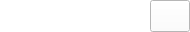
<?xml version="1.0" encoding="UTF-8"?>
<ui version="4.0">
 <class>ColorEditor</class>
 <widget class="QWidget" name="ColorEditor">
  <property name="geometry">
   <rect>
    <x>0</x>
    <y>0</y>
    <width>190</width>
    <height>32</height>
   </rect>
  </property>
  <property name="windowTitle">
   <string/>
  </property>
  <property name="styleSheet">
   <string notr="true"/>
  </property>
  <layout class="QGridLayout" name="gridLayout_2">
   <property name="leftMargin">
    <number>0</number>
   </property>
   <property name="topMargin">
    <number>0</number>
   </property>
   <property name="rightMargin">
    <number>0</number>
   </property>
   <property name="bottomMargin">
    <number>0</number>
   </property>
   <property name="spacing">
    <number>0</number>
   </property>
   <item row="0" column="0">
    <widget class="QWidget" name="widget" native="true">
     <property name="sizePolicy">
      <sizepolicy hsizetype="Preferred" vsizetype="Preferred">
       <horstretch>0</horstretch>
       <verstretch>0</verstretch>
      </sizepolicy>
     </property>
     <property name="styleSheet">
      <string notr="true">background-color: rgb(255, 255, 255);</string>
     </property>
     <layout class="QHBoxLayout" name="horizontalLayout">
      <property name="spacing">
       <number>0</number>
      </property>
      <property name="leftMargin">
       <number>0</number>
      </property>
      <property name="topMargin">
       <number>0</number>
      </property>
      <property name="rightMargin">
       <number>0</number>
      </property>
      <property name="bottomMargin">
       <number>0</number>
      </property>
      <item>
       <widget class="QLabel" name="label">
        <property name="text">
         <string/>
        </property>
        <property name="alignment">
         <set>Qt::AlignCenter</set>
        </property>
       </widget>
      </item>
      <item>
       <widget class="QPushButton" name="pushButton">
        <property name="sizePolicy">
         <sizepolicy hsizetype="Fixed" vsizetype="Preferred">
          <horstretch>0</horstretch>
          <verstretch>0</verstretch>
         </sizepolicy>
        </property>
        <property name="text">
         <string/>
        </property>
        <property name="icon">
         <iconset resource="../../res.qrc">
          <normaloff>:/res/palette.png</normaloff>:/res/palette.png</iconset>
        </property>
        <property name="iconSize">
         <size>
          <width>24</width>
          <height>24</height>
         </size>
        </property>
       </widget>
      </item>
     </layout>
    </widget>
   </item>
  </layout>
 </widget>
 <resources>
  <include location="../../res.qrc"/>
 </resources>
 <connections/>
</ui>
